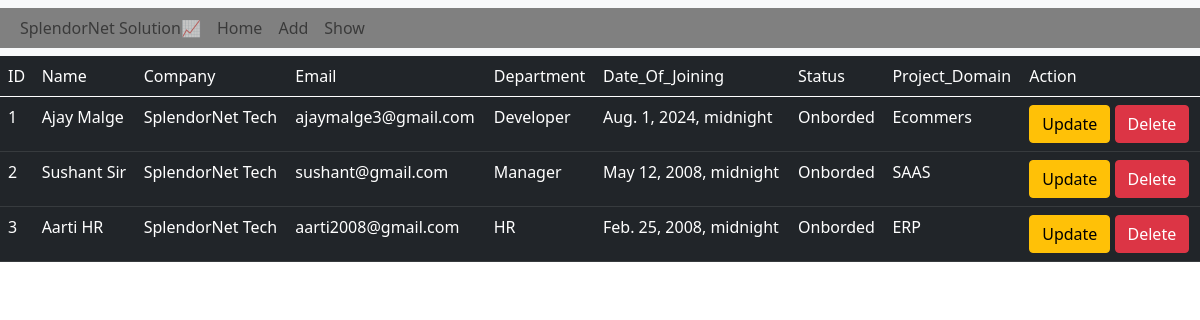
Screenshot of /pro1/sv/ with the database file from the repository.
### app1/models.py (models this page shows)
class Employee(models.Model):
    id=models.IntegerField(primary_key=True)
    name=models.CharField(max_length=100,null=False)
    company=models.CharField(max_length=50,null=False)
    email_id=models.EmailField(unique=True)
    department=models.CharField(max_length=50,null=False)
    dateOfJoining=models.DateTimeField()
    status=models.CharField(max_length=50)
    projectDomain=models.CharField(max_length=60,null=False)

### app1/views.py (the view)
# urls.py: path('sv/',showview),
def showview(request):
    obj=Employee.objects.all()
    return render(request,'tapp1/show.html',{'obj':obj})

### templates/tapp1/show.html (shortened to what this page needs)
{% extends 'base.html' %}
{% block content %}
<table class="table table-dark table-hover">
    <thead>
        <tr>
            <td>ID</td>
            <td>Name</td>
            <td>Company</td>
            <td>Email</td>
            <td>Department</td>
            <td>Date_Of_Joining</td>
            <td>Status</td>
            <td>Project_Domain</td>
            <td>Action</td>
    </tr>
    </thead>
    <tbody>
        {% for e in obj %}
        <tr>
            <td>{{e.id}}</td>
            <td>{{e.name}}</td>
            <td>{{e.company}}</td>
            <td>{{e.email_id}}</td>
            <td>{{e.department}}</td>
            <td>{{e.dateOfJoining}}</td>
            <td>{{e.status}}</td>
            <td>{{e.projectDomain}}</td>
            <td>
                <a href="/pro1/uv/{{e.id}}/" class="btn btn-warning" onclick="return confirm('Do you want to Update this field')">Update</a>
                <a href="/pro1/dv/{{e.id}}/" class="btn btn-danger" onclick="return confirm('Do you want to Delete this field')">Delete</a>
            </td>
        </tr>
        {% endfor %}
    </tbody>
</table>
{% endblock %}

### templates/base.html (shortened to what this page needs)
<!DOCTYPE html>
<html lang="en">
<head>
    <link href="https://cdn.jsdelivr.net/npm/bootstrap@5.0.2/dist/css/bootstrap.min.css" rel="stylesheet">
</head>
<body>
<nav class="navbar navbar-expand-lg navbar-light bg-light">
  <div class="container-fluid" style="background-color:gray;">
      <div class="navbar-nav">
          <a class="nav-link" href="/pro1/hv/">SplendorNet Solution️📈</a>
        <a class="nav-link" href="/pro1/hv/">Home</a>
        <a class="nav-link" href="/pro1/av/">Add</a>
        <a class="nav-link" href="/pro1/sv/">Show</a>
      </div>
  </div>
</nav>
{% block content %}
{% endblock %}
</body>
</html>

### rows the page displays
Employee: id "1", name "Ajay Malge", company "SplendorNet Tech", email_id "ajaymalge3@gmail.com", department "Developer", dateOfJoining "Aug. 1, 2024, midnight", status "Onborded", projectDomain "Ecommers"
Employee: id "2", name "Sushant Sir", company "SplendorNet Tech", email_id "sushant@gmail.com", department "Manager", dateOfJoining "May 12, 2008, midnight", status "Onborded", projectDomain "SAAS"
Employee: id "3", name "Aarti HR", company "SplendorNet Tech", email_id "aarti2008@gmail.com", department "HR", dateOfJoining "Feb. 25, 2008, midnight", status "Onborded", projectDomain "ERP"
